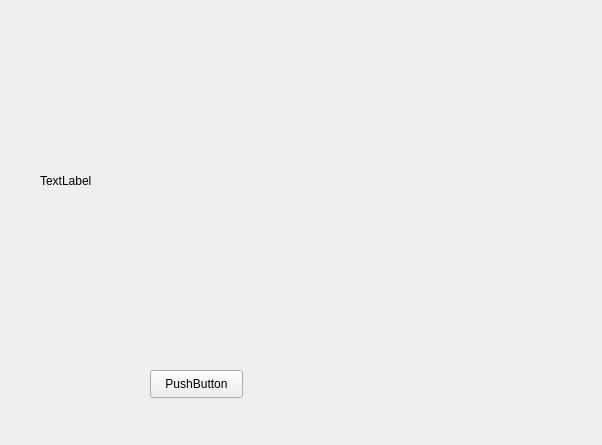
<?xml version="1.0" encoding="UTF-8"?>
<ui version="4.0">
 <class>chooseStyle</class>
 <widget class="QWidget" name="chooseStyle">
  <property name="geometry">
   <rect>
    <x>0</x>
    <y>0</y>
    <width>602</width>
    <height>445</height>
   </rect>
  </property>
  <property name="windowTitle">
   <string>Form</string>
  </property>
  <widget class="QLabel" name="label">
   <property name="geometry">
    <rect>
     <x>40</x>
     <y>30</y>
     <width>511</width>
     <height>301</height>
    </rect>
   </property>
   <property name="text">
    <string>TextLabel</string>
   </property>
  </widget>
  <widget class="QPushButton" name="pushButton">
   <property name="geometry">
    <rect>
     <x>150</x>
     <y>370</y>
     <width>93</width>
     <height>28</height>
    </rect>
   </property>
   <property name="text">
    <string>PushButton</string>
   </property>
  </widget>
 </widget>
 <resources/>
 <connections/>
</ui>
